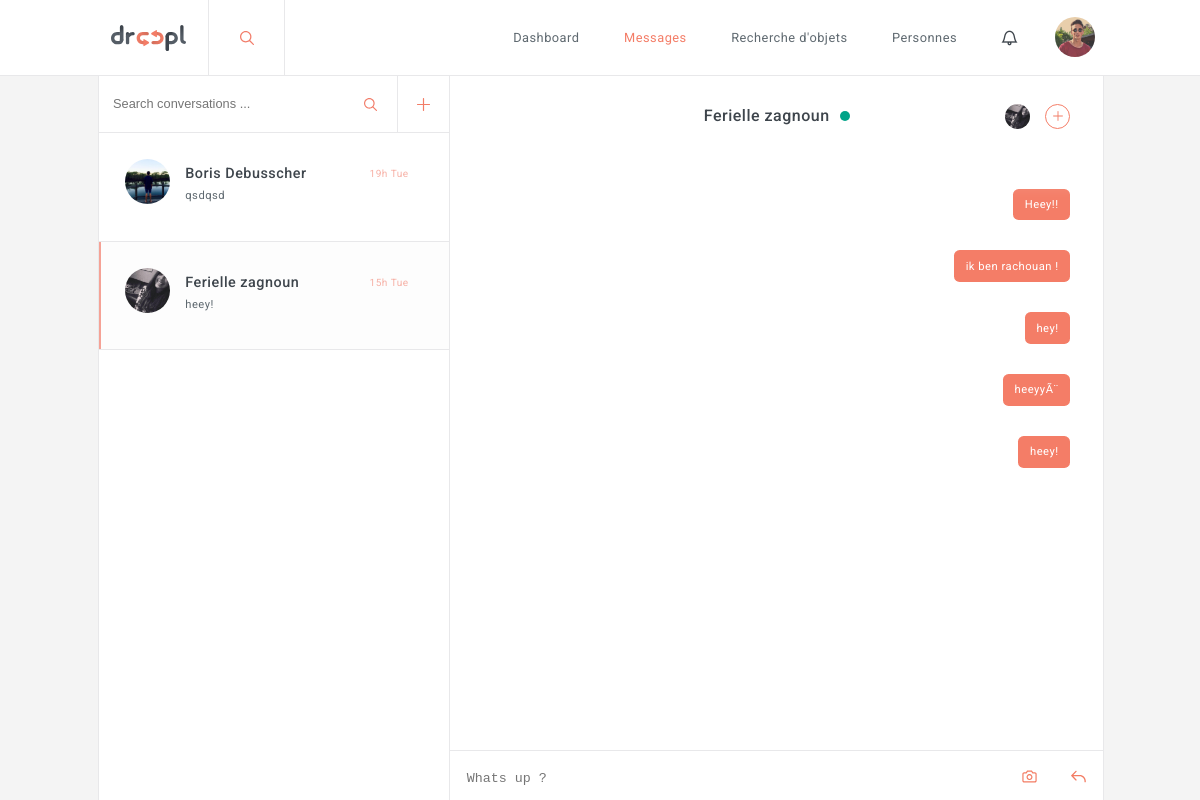
/development/index.php?page=messages&id=2 (signed in), run on an earlier commit of the app's database.
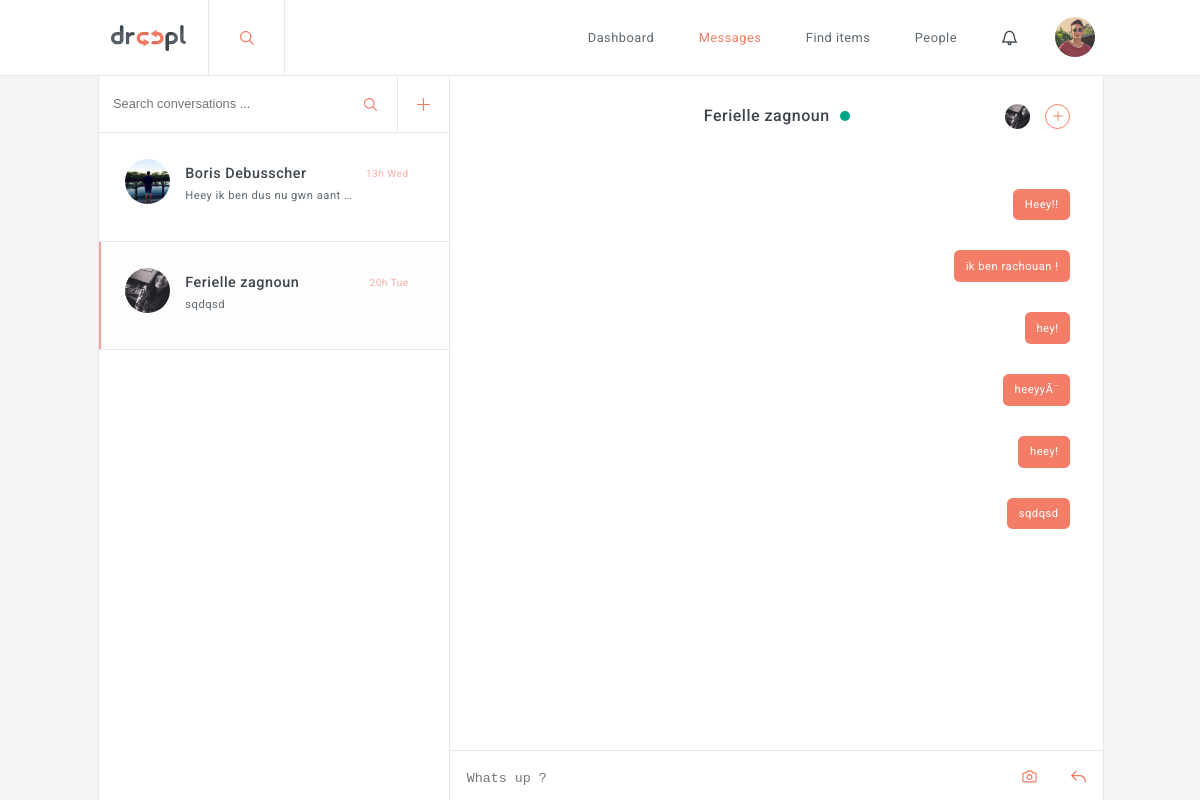
And on a later commit of the database.
### tables this page shows
CREATE TABLE `conversation` (
  `conversation_id` int(11) NOT NULL,
  `conversation_name` varchar(255) NOT NULL,
  `conversation_creation_date` timestamp NOT NULL DEFAULT CURRENT_TIMESTAMP ON UPDATE CURRENT_TIMESTAMP,
  `conversation_typing` tinyint(1) NOT NULL
);

CREATE TABLE `users` (
  `id` int(11) NOT NULL,
  `firstname` varchar(255) NOT NULL,
  `lastname` varchar(255) NOT NULL,
  `email` varchar(255) NOT NULL,
  `picture` varchar(255) NOT NULL,
  `age` date NOT NULL,
  `street` varchar(255) NOT NULL,
  `nr` varchar(255) NOT NULL,
  `zipcode` varchar(255) NOT NULL,
  `city` varchar(255) NOT NULL,
  `password` varchar(255) NOT NULL,
  `occupation` varchar(255) NOT NULL,
  `number` varchar(255) NOT NULL,
  `status` tinyint(1) NOT NULL,
  `verification` tinyint(1) NOT NULL,
  `description` text NOT NULL,
  `lang` varchar(255) NOT NULL,
  `latitude` varchar(255) NOT NULL,
  `longitude` varchar(255) NOT NULL
);

CREATE TABLE `conversation_users` (
  `id` int(11) NOT NULL,
  `conversation_id` int(11) NOT NULL,
  `user_id` int(11) NOT NULL,
  `creation_date` timestamp NOT NULL DEFAULT CURRENT_TIMESTAMP ON UPDATE CURRENT_TIMESTAMP,
  `user_typing` tinyint(1) NOT NULL
);

CREATE TABLE `messages` (
  `message_id` int(11) NOT NULL,
  `conversation_id` int(11) NOT NULL,
  `user_id` int(11) NOT NULL,
  `message` text NOT NULL,
  `message_creation_date` timestamp NOT NULL DEFAULT CURRENT_TIMESTAMP ON UPDATE CURRENT_TIMESTAMP
);

### development/controller/AppController.php (called while the page is built, shortened)
<?php
class AppController {
	public $route = array();
	public function filter() {
		call_user_func(array($this, $this->route['action']));
		$this->converstations();
	}
	public function converstations(){
		require_once WWW_ROOT . 'dao' .DS. 'ConvoUsersDAO.php';
		$this->convoUsersDAO = new ConvoUsersDAO();
		if(!empty($_SESSION['user'])){
			$converstations = $this->convoUsersDAO->getConversationByUserId($_SESSION['user']['id']);
		}
	}
	public function render() {
		require WWW_ROOT . 'parts/menu.php';
	    require WWW_ROOT . 'pages/' . strtolower($this->route['controller']) . DS . $this->route['action'] . '.php';
	    require WWW_ROOT . 'parts/footer.php';
	}
}

### development/index.php (called while the page is built, shortened)
<?php
require_once WWW_ROOT . 'classes' .DS. 'DatabasePDO.php';
require_once WWW_ROOT . 'includes' .DS. 'routes.php';
$route = $routes[$_GET['page']];
$controllerObj = new $controllerName();
$controllerObj->route = $route;
$controllerObj->filter();
$controllerObj->render();

### development/dao/ConvoUsersDAO.php (called while the page is built, shortened)
<?php
require_once WWW_ROOT .'classes'. DS . 'DatabasePDO.php';
class ConvoUsersDAO
{
	public $pdo;
	public function __construct(){
		$this->pdo = DatabasePDO::getInstance();
	}
	public function getConversationByUserId($user_id){
		$sql = 'SELECT c.conversation_id,c.conversation_name,u.id,u.firstname ,m.message,m.message_creation_date,u.lastname,u.picture
		FROM conversation_users AS cu
        LEFT OUTER JOIN conversation AS c
        on cu.conversation_id = c.conversation_id
		LEFT OUTER JOIN users AS u
        on u.id = (
           SELECT x.user_id
FROM conversation_users AS x
WHERE x.conversation_id = cu.conversation_id AND x.user_id != :check_id
GROUP BY x.conversation_id
        )
        LEFT OUTER JOIN messages AS m
        on c.conversation_id = m.conversation_id AND m.message_creation_date =
        (
           SELECT MAX(r.message_creation_date) FROM conversation_users AS k LEFT OUTER JOIN messages AS r ON r.conversation_id = k.conversation_id WHERE k.conversation_id = cu.conversation_id
        )
        WHERE cu.user_id = :user_id
        GROUP BY cu.id
        ORDER BY m.message_creation_date DESC';
		$stmt = $this->pdo->prepare($sql);
		$stmt->bindValue(':check_id',$user_id);
		$stmt->bindValue(':user_id',$user_id);
		if($stmt->execute()){
			$conversations = $stmt->fetchAll(PDO::FETCH_ASSOC);
			if(!empty($conversations)){
				return $conversations;
			}
		}
		return array();
	}
	public function getUserByConversationId($conversation_id){
		$sql = 'SELECT cu.user_id ,u.firstname,u.lastname,u.picture,cu.user_typing
FROM conversation_users AS cu
LEFT OUTER JOIN users AS u
ON u.id = cu.user_id
WHERE cu.conversation_id = :conversation_id
ORDER BY cu.user_typing DESC';
		$stmt = $this->pdo->prepare($sql);
		$stmt->bindValue(':conversation_id',$conversation_id);
		if($stmt->execute()){
			$users = $stmt->fetchAll(PDO::FETCH_ASSOC);
			if(!empty($users)){
				return $users;
			}
		}
		return array();
	}
}

### development/classes/DatabasePDO.php (called while the page is built)
<?php
class DatabasePDO
{
    public static function getInstance()
    {
        $dsn = Config::DB_TYPE . ':host=' . Config::DB_HOST . ';dbname=' . Config::DB_NAME;
        $pdo = new PDO($dsn, Config::DB_USER, Config::DB_PASS);
        $pdo->setAttribute(PDO::ATTR_ERRMODE, PDO::ERRMODE_EXCEPTION);
		$pdo->setAttribute(PDO::ATTR_EMULATE_PREPARES, false);
        return $pdo;
    }
}

### development/controller/MessagesController.php (called while the page is built, shortened)
<?php
require_once WWW_ROOT . 'controller'. DS .'AppController.php';
class MessagesController extends AppController{
	public function __construct(){
		require_once WWW_ROOT . 'dao' .DS. 'ConversationsDAO.php';
		require_once WWW_ROOT . 'dao' .DS. 'ConvoUsersDAO.php';
		require_once WWW_ROOT . 'dao' .DS. 'MessagesDAO.php';
		$this->conversationDAO = new ConversationsDAO();
		$this->convoUsersDAO = new ConvoUsersDAO();
		$this->messagesDAO = new MessagesDAO();
	}
	public function messages(){
		if(isset($_SESSION['user'])){
			if(!empty($_SESSION['user']['id'])){
				$conversations = $this->convoUsersDAO->getConversationByUserId($_SESSION['user']['id']);
				$id = 0;
				if(isset($_GET) && !empty($_GET['id'])){
					$id = $_GET['id'];
				}else{
					if(!empty($conversations)){
						$id = $conversations[0]['conversation_id'];
					}
				}
				$conversation = $this->conversationDAO->getConversationById($id,$_SESSION['user']['id']);
				if(isset($_SESSION['conversation'])){
					$convo_users = $this->convoUsersDAO->getUserByConversationId($conversation['conversation_id']);
					$messages = $this->messagesDAO->getMessagesByConversationId($conversation['conversation_id']);
				}
			}
		}else{
			$this->redirect("?page=login");
		}
	}
}

### development/dao/ConversationsDAO.php (called while the page is built)
<?php
require_once WWW_ROOT .'classes'. DS . 'DatabasePDO.php';
class ConversationsDAO
{
	public $pdo;
	public function __construct(){
		$this->pdo = DatabasePDO::getInstance();
	}
	public function getConversationById($conversation_id,$user_id){
		$sql = 'SELECT c.conversation_id,c.conversation_name,cu.user_id,cu.user_typing
		FROM conversation AS c
		LEFT OUTER JOIN conversation_users AS cu
        on cu.user_id = (
           SELECT x.user_id
FROM conversation_users AS x
WHERE x.conversation_id = c.conversation_id AND x.user_id != :user_id
GROUP BY x.conversation_id
        )
        WHERE c.conversation_id = :conversation_id
        GROUP BY c.conversation_id';
		$stmt = $this->pdo->prepare($sql);
		$stmt->bindValue(':conversation_id',$conversation_id);
		$stmt->bindValue(':user_id',$user_id);
		if($stmt->execute()){
			$conversation = $stmt->fetch(PDO::FETCH_ASSOC);
			if(!empty($conversation)){
				return $conversation;
			}
		}
		return array();
	}
}

### development/dao/MessagesDAO.php (called while the page is built, shortened)
<?php
require_once WWW_ROOT .'classes'. DS . 'DatabasePDO.php';
class MessagesDAO
{
	public $pdo;
	public function __construct(){
		$this->pdo = DatabasePDO::getInstance();
	}
	public function getMessagesByConversationId($conversation_id){
		$sql = 'SELECT m.message_id,m.message,u.id, u.firstname ,u.lastname,u.picture
		FROM messages AS m
		LEFT OUTER JOIN users AS u
        on m.user_id = u.id
        WHERE m.conversation_id = :conversation_id
        GROUP BY m.message_id
        ORDER BY m.message_creation_date DESC LIMIT 10 OFFSET 0';
		$stmt = $this->pdo->prepare($sql);
		$stmt->bindValue(':conversation_id',$conversation_id);
		if($stmt->execute()){
			$messages = $stmt->fetchAll(PDO::FETCH_ASSOC);
			if(!empty($messages)){
				return $messages;
			}
		}
		return array();
	}
}

### development/parts/menu.php (the view, shortened to what this page needs)
<!DOCTYPE html>
<html class="no-js">
<head>
    <link rel="stylesheet" type="text/css" href="css/feather.css">
    <link rel="stylesheet" type="text/css" href="css/animate.css">
    <link rel="stylesheet" type="text/css" href="css/loaders.min.css">
    <link rel="stylesheet" type="text/css" href="css/hover.css">
	<link rel="stylesheet" type="text/css" href="css/style.css">
</head>
<body>
    <?php if($_GET['page'] != "login" && $_GET['page'] != "register"){ ?>
<header id="menu">
	<div>
    <h1><a href="?page=feed" class="logo"><span class="hide">Droopl</span></a></h1>
    <form action="">
        <input type="button" id="search_submit" name="search_submit" value="search">
    </form>
    <nav>
    	<ul>
    		<li><a href="?page=feed" <?php if($_GET['page'] == "feed"){ echo 'class="current-menu-page"'; }?> ><?php
            switch ($_SESSION['language']) {
			        case 'en':
			        echo "Dashboard";
			        break;
			        case 'fr':
			        echo "Dashboard";
			        break;
			    }
            ?></a></li>
            <li><a href="?page=messages" <?php if($_GET['page'] == "messages"){ echo 'class="current-menu-page"'; }?> ><?php
            switch ($_SESSION['language']) {
			        case 'en':
			        echo "Messages";
			        break;
			        case 'fr':
			        echo "Messages";
			        break;
			    }
            ?></a></li>
    		<li><a href="" <?php if($_GET['page'] == "items"){ echo 'class="current-menu-page"'; }?> ><?php
            switch ($_SESSION['language']) {
			        case 'en':
			        echo "Find items";
			        break;
			        case 'fr':
			        echo "Recherche d'objets";
			        break;
			    }
            ?></a></li>
    		<li><a href="" <?php if($_GET['page'] == "people"){ echo 'class="current-menu-page"'; }?> ><?php
            switch ($_SESSION['language']) {
			        case 'en':
			        echo "People";
			        break;
			        case 'fr':
			        echo "Personnes";
			        break;
			    }
            ?></a></li>
    		<li id="notif" class="notifications">
    			<span class="icon-bell"></span>
    		</li>
    		<li class="profile">
                <?php if(!empty($_SESSION['user'])){ ?>
    			<?php if(!empty($_SESSION['user']['picture'])){ ?>
				<img class="profile-img" src="images/profile_pictures/<?php echo $_SESSION['user']['picture'];?>" alt="rachouan rejeb">
				<?php }else{ ?>
				<img class="profile-img" src="images/profile_pictures/notfound.svg" alt="rachouan rejeb">
				<?php }?>
                <? } ?>
    		</li>
    	</ul>
    </nav>
    </div>
</header>
<?php } ?>
<article>

### development/pages/messages/messages.php (shortened to what this page needs)
<div class="messages">
<aside class="conversations">
    <form id="search-conversations">
        <input type="text" placeholder="Search conversations ..." id="search-conversations-input" name="search-conversations-input">
        <input type="button" id="submit-search-conversations" value="">
        <input type="button" id="new-conversation-btn" name="new-conversation-btn" value="">
    </form>
	<nav class="users">
		<ul>
			<?php foreach ($conversations as $key => $value) { ?>
			<li>
				<a href="?page=messages&id=<?php echo $value['conversation_id']; ?>" <?php if($value['conversation_id'] == $_SESSION['conversation']['conversation_id']){ echo 'class="selected"';} ?>>
				<header>
					<?php if(!empty($value['picture'])){ ?>
					<img src="images/profile_pictures/<?php echo $value['picture'];?>" alt="rachouan rejeb">
					<?php }else{ ?>
					<img src="images/profile_pictures/notfound.svg" alt="rachouan rejeb">
					<?php }?>
					<h1><?php echo $value['firstname'].' '.$value['lastname']; ?> <span><?php $hours = date("H", strtotime($value['message_creation_date'])); $date = date("D", strtotime($value['message_creation_date'])); echo $hours.'h '.$date;?></span></h1>
					<p><span><?php echo $value['message']; ?></span></p>
				</header>
			</a>
		</li>
			<?php } ?>
		</ul>
	</nav>
</aside>
<section class="messages">
	<header>
		<h1><?php echo $value['firstname'].' '.$value['lastname']; ?><span class="status"></span></h1>
		<nav>
			<ul>
				<?php foreach ($convo_users as $key => $value) { ?>
				<?php if(isset($_SESSION['user']) && $_SESSION['user']['id'] != $value['user_id']){ ?>
					<?php if($value['user_typing'] == 1){ ?>
					<li class="user animated bounce infinite"><img src="images/profile_pictures/<?php echo $value['picture']; ?>"></li>
					<?php }else{ ?>
					<li class="user"><?php if(!empty($value['picture'])){ ?>
			<img src="images/profile_pictures/<?php echo $value['picture'];?>" alt="rachouan rejeb">
			<?php }else{ ?>
			<img src="images/profile_pictures/notfound.svg" alt="rachouan rejeb">
			<?php }?></li>
					<?php } ?>
				<?php }
			} ?>
				<li class="add"><input type="submit" id="add_user" name="add_user"></li>
			</ul>
		</nav>
	</header>
	<aside class="chat">
		<ul>
			<?php
			$amount = count($messages)-1;
			for ($i = $amount; $i >= 0; $i--) {
				if($messages[$i]['id'] != $_SESSION['user']['id']){
				?>
				<li id="<?php echo $messages[$i]['message_id']; ?>" class="message"><p><?php if(!empty($messages[$i]['picture'])){ ?>
			<img src="images/profile_pictures/<?php echo $messages[$i]['picture'];?>" alt="rachouan rejeb">
			<?php }else{ ?>
			<img src="images/profile_pictures/notfound.svg" alt="rachouan rejeb">
			<?php }?><span><?php echo $messages[$i]['message']; ?></span></p></li>
			<?php
		}else{ ?>
		<li id="<?php echo $messages[$i]['message_id']; ?>" class="message"><p class="me"><span><?php echo $messages[$i]['message']; ?></span></p></li>
		<?php }
		} ?>
			</ul>
	</aside>
	<form action="" method="post" enctype="multipart/form-data">
				<textarea id="message" name="message" placeholder="Whats up ?"></textarea>
				<div id="message_image_upload">
				</div>
				<input type="submit" id="send_message" name="send_message" value="send message">
			</form>
</section>
</div>

### development/parts/footer.php (shortened to what this page needs)
</article>
</body>
</html>

### development/css/feather.css (style rules this page uses)
[class^="icon-"], [class*=" icon-"] { display: inline-block; font-family: "feather"; font-style: normal; font-weight: normal; font-variant: normal; text-transform: none; speak: none; line-height: 1; -webkit-font-smoothing: antialiased; -moz-osx-font-smoothing: grayscale; }
.icon-bell:before { content: "\e006"; }

What changed in the data, as far as the page shows it:
computed for conversation "Boris": hours "19" → "13"; date "Tue" → "Wed"; message "qsdqsd" → "Heey ik ben dus nu gwn aant…"
computed for conversation "Ferielle": hours "15" → "20"; message "heey!" → "sqdqsd"
added messages: message "sqdqsd"
Also different on the page:
text no longer shown: "Recherche d'objets Personnes"
text now shown: "Find items People"
